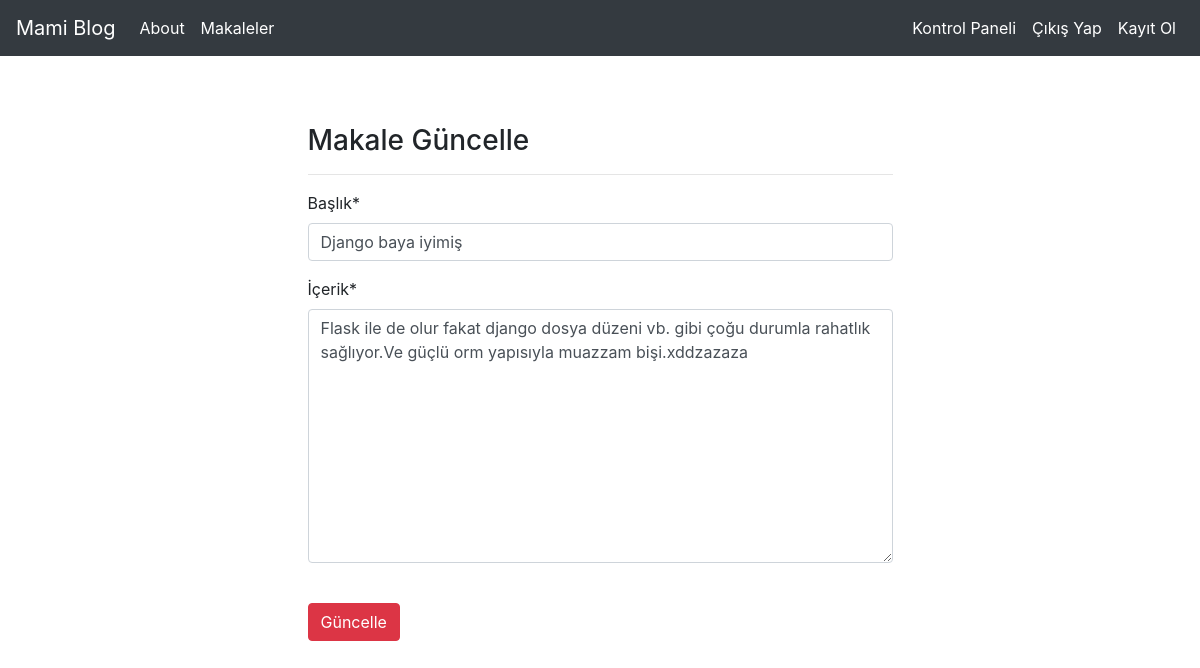
The page /articles/update/10 (signed in) on the database its author committed.
### article/models.py (models this page shows, shortened)
class Article(models.Model):
    author = models.ForeignKey("auth.User",on_delete=models.CASCADE,verbose_name="Yazar")
    title = models.CharField(max_length=50,verbose_name="Başlık")
    content = models.TextField(verbose_name="İçerik")
    created_date = models.DateTimeField(auto_now=True,verbose_name="Oluşturma Zamanı")
    class Meta:
        ordering = ["-created_date"]

### article/views.py (the view)
# urls.py: path('update/<int:id>',views.updateArticle,name="update"),
@login_required()
def updateArticle(request,id):
    article = get_object_or_404(Article,id=id)
    form = ArticleForm(request.POST or None,request.FILES or None,instance = article)
    if form.is_valid():
        article = form.save(commit = False)
        article.author = request.user
        article.save()
        messages.success(request,"Makale başarıyla güncellendi.")
        return redirect(reverse("article:dashboard"))
    return render(request,"update.html",{"form":form})

### article/forms.py
class ArticleForm(forms.ModelForm):
    class Meta:
        model = Article
        fields = ["title","content"]

### templates/update.html (shortened to what this page needs)
{% extends "layout.html" %}
{% block body %}
{% load crispy_forms_tags %}
<br>
<div class="row">
    <div class="col-md-6 offset-md-3">
        <h3>Makale Güncelle</h3>
        <hr>
        <form method = "post">
            {{form| crispy}}
            <br>
            <button type ="submit" class = "btn btn-danger" >Güncelle</button>
        </form>
    </div>
</div>
{% endblock body %}

### rows shown on the page
Article: title "Django baya iyimiş", content "Flask ile de olur fakat django dosya düzeni vb. gibi çoğu durumla rahatlık sağlıyor.Ve güçlü orm yapısıyla muazzam bişi.xddzazaza"
